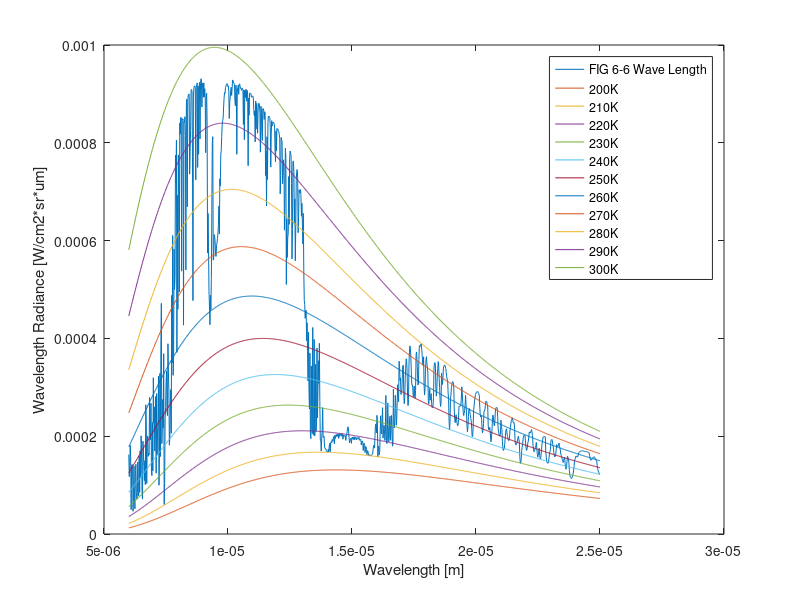
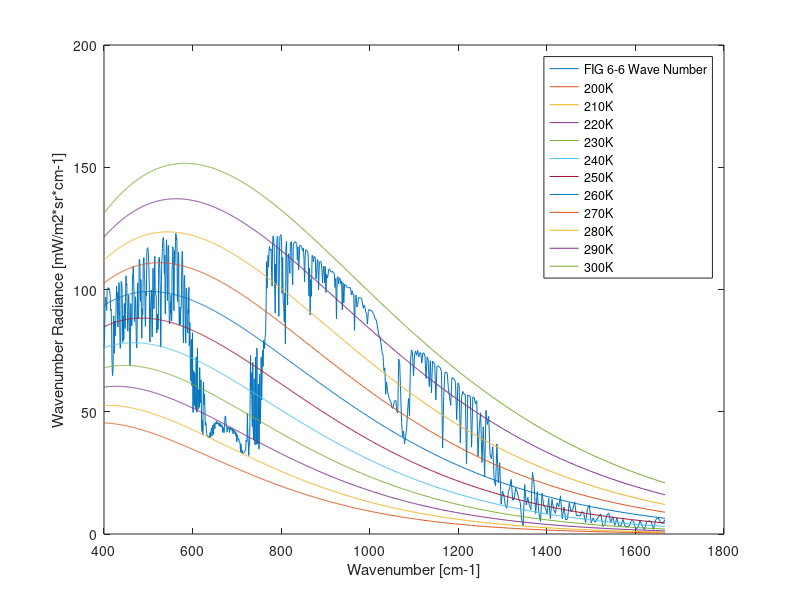

The MATLAB script that drew these images, in order:

% Import data from .mat file
load('21Apr2018FIG66')
pathSize = size(outputs.pathRadiance);
waveLength = linspace(6e-6,25e-6, pathSize(2));

% Plot data, pre conversion
figure
plot(waveLength,outputs.pathRadiance)
xlabel('Wavelength [m]')
ylabel('Wavelength Radiance [W/cm2*sr*um]')
hold on
plot(waveLength,outputs.blackbody)
legend("FIG 6-6 Wave Length",...
    "200K", "210K", "220K", "230K", "240K",...
    "250K", "260K", "270K", "280K", "290K", "300K")
hold off

% Convert data
% Wavenumber is the inverse of wavelength eq 3.2
waveNumber = (waveLength.^-1).*1e-2;

% Wavenumber is waveLength^2 * Wavelength Radiance * 1E15
wavNumberRadiance = (outputs.pathRadiance.*(waveLength.^2)).*10^15;
adjustedBB = bsxfun(@times,outputs.blackbody,(waveLength'.^2).*10^15);

% Plot data, post conversion
figure
plot(waveNumber,wavNumberRadiance)
xlabel('Wavenumber [cm-1]')
ylabel('Wavenumber Radiance [mW/m2*sr*cm-1]')
hold on
plot(waveNumber,adjustedBB)
legend("FIG 6-6 Wave Number",...
    "200K", "210K", "220K", "230K", "240K",...
    "250K", "260K", "270K", "280K", "290K", "300K")
hold off